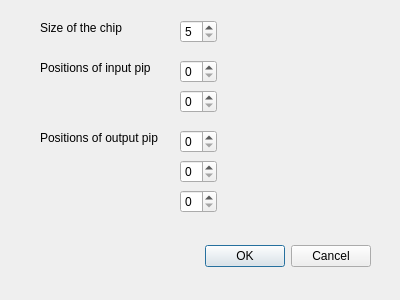
<?xml version="1.0" encoding="UTF-8"?>
<ui version="4.0">
 <class>Dialog</class>
 <widget class="QDialog" name="Dialog">
  <property name="geometry">
   <rect>
    <x>0</x>
    <y>0</y>
    <width>400</width>
    <height>300</height>
   </rect>
  </property>
  <property name="minimumSize">
   <size>
    <width>400</width>
    <height>300</height>
   </size>
  </property>
  <property name="maximumSize">
   <size>
    <width>400</width>
    <height>300</height>
   </size>
  </property>
  <property name="windowTitle">
   <string>Initialization</string>
  </property>
  <property name="windowIcon">
   <iconset resource="qdarkstyle/style.qrc">
    <normaloff>:/qss_icons/rc/while.jpg</normaloff>:/qss_icons/rc/while.jpg</iconset>
  </property>
  <widget class="QDialogButtonBox" name="buttonBox">
   <property name="geometry">
    <rect>
     <x>30</x>
     <y>240</y>
     <width>341</width>
     <height>32</height>
    </rect>
   </property>
   <property name="orientation">
    <enum>Qt::Horizontal</enum>
   </property>
   <property name="standardButtons">
    <set>QDialogButtonBox::Cancel|QDialogButtonBox::Ok</set>
   </property>
  </widget>
  <widget class="QLabel" name="label">
   <property name="geometry">
    <rect>
     <x>40</x>
     <y>20</y>
     <width>107</width>
     <height>16</height>
    </rect>
   </property>
   <property name="text">
    <string>Size of the chip</string>
   </property>
  </widget>
  <widget class="QSpinBox" name="chipSize">
   <property name="geometry">
    <rect>
     <x>180</x>
     <y>20</y>
     <width>37</width>
     <height>23</height>
    </rect>
   </property>
   <property name="minimum">
    <number>5</number>
   </property>
   <property name="maximum">
    <number>8</number>
   </property>
  </widget>
  <widget class="QSpinBox" name="input1">
   <property name="geometry">
    <rect>
     <x>180</x>
     <y>60</y>
     <width>37</width>
     <height>23</height>
    </rect>
   </property>
   <property name="maximum">
    <number>4</number>
   </property>
  </widget>
  <widget class="QLabel" name="label_2">
   <property name="geometry">
    <rect>
     <x>40</x>
     <y>60</y>
     <width>110</width>
     <height>16</height>
    </rect>
   </property>
   <property name="text">
    <string>Positions of input pipes</string>
   </property>
  </widget>
  <widget class="QSpinBox" name="input2">
   <property name="geometry">
    <rect>
     <x>180</x>
     <y>90</y>
     <width>37</width>
     <height>23</height>
    </rect>
   </property>
   <property name="maximum">
    <number>4</number>
   </property>
   <property name="value">
    <number>0</number>
   </property>
  </widget>
  <widget class="QLabel" name="label_4">
   <property name="geometry">
    <rect>
     <x>40</x>
     <y>130</y>
     <width>118</width>
     <height>16</height>
    </rect>
   </property>
   <property name="text">
    <string>Positions of output pipes</string>
   </property>
  </widget>
  <widget class="QSpinBox" name="output2">
   <property name="geometry">
    <rect>
     <x>180</x>
     <y>160</y>
     <width>37</width>
     <height>23</height>
    </rect>
   </property>
   <property name="maximum">
    <number>4</number>
   </property>
   <property name="value">
    <number>0</number>
   </property>
  </widget>
  <widget class="QSpinBox" name="output1">
   <property name="geometry">
    <rect>
     <x>180</x>
     <y>130</y>
     <width>37</width>
     <height>23</height>
    </rect>
   </property>
   <property name="maximum">
    <number>4</number>
   </property>
  </widget>
  <widget class="QSpinBox" name="output3">
   <property name="geometry">
    <rect>
     <x>180</x>
     <y>190</y>
     <width>37</width>
     <height>23</height>
    </rect>
   </property>
   <property name="maximum">
    <number>4</number>
   </property>
   <property name="value">
    <number>0</number>
   </property>
  </widget>
 </widget>
 <tabstops>
  <tabstop>chipSize</tabstop>
  <tabstop>input1</tabstop>
  <tabstop>input2</tabstop>
  <tabstop>output1</tabstop>
  <tabstop>output2</tabstop>
  <tabstop>output3</tabstop>
 </tabstops>
 <resources>
  <include location="qdarkstyle/style.qrc"/>
 </resources>
 <connections>
  <connection>
   <sender>buttonBox</sender>
   <signal>accepted()</signal>
   <receiver>Dialog</receiver>
   <slot>accept()</slot>
   <hints>
    <hint type="sourcelabel">
     <x>248</x>
     <y>254</y>
    </hint>
    <hint type="destinationlabel">
     <x>157</x>
     <y>274</y>
    </hint>
   </hints>
  </connection>
  <connection>
   <sender>buttonBox</sender>
   <signal>rejected()</signal>
   <receiver>Dialog</receiver>
   <slot>reject()</slot>
   <hints>
    <hint type="sourcelabel">
     <x>316</x>
     <y>260</y>
    </hint>
    <hint type="destinationlabel">
     <x>286</x>
     <y>274</y>
    </hint>
   </hints>
  </connection>
 </connections>
</ui>
